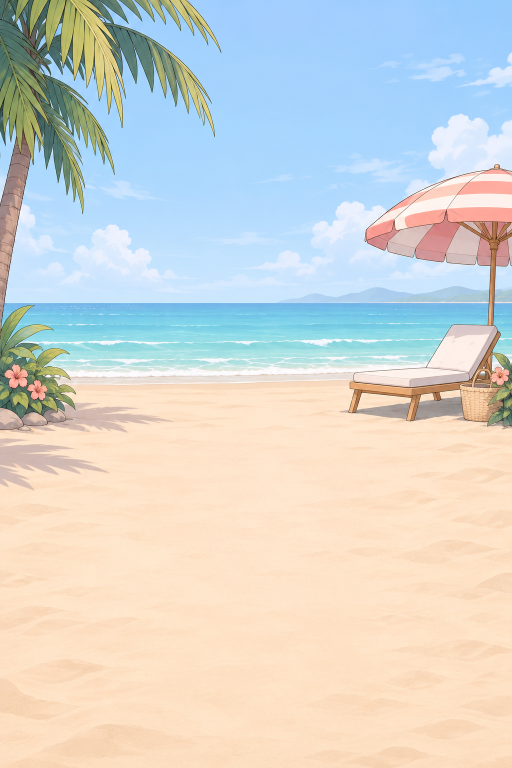
#> input picture art-src/raw/bg/beach.png, 1024 x 1536 px (shown at 1/2 size); its folder holds only this picture in this run
$ python build_bg.py
#> lines starting #> are read from the running program, lines starting #| are printed output that depends on the picture
"""Event backgrounds: art-src/raw/bg/<id>.png -> public/art/bg-<id>.webp (720 px wide).

    art-src/.venv/bin/python art-src/build_bg.py [id ...]
"""
import sys
from pathlib import Path

from PIL import Image

ROOT = Path(__file__).resolve().parent.parent
SRC = ROOT / 'art-src/raw/bg'
OUT = ROOT / 'public/art'
WIDTH = 720

ids = sys.argv[1:] or sorted(p.stem for p in SRC.glob('*.png'))
for name in ids:
    im = Image.open(SRC / f'{name}.png').convert('RGB')
#> im is the input picture: PIL image 1024x1536 RGB; mean R, G, B 211.5, 212.9, 208.3
    h = round(im.height * WIDTH / im.width)
#> h = 1080
    im.resize((WIDTH, h), Image.LANCZOS).save(OUT / f'bg-{name}.webp', 'WEBP', quality=80, method=6)
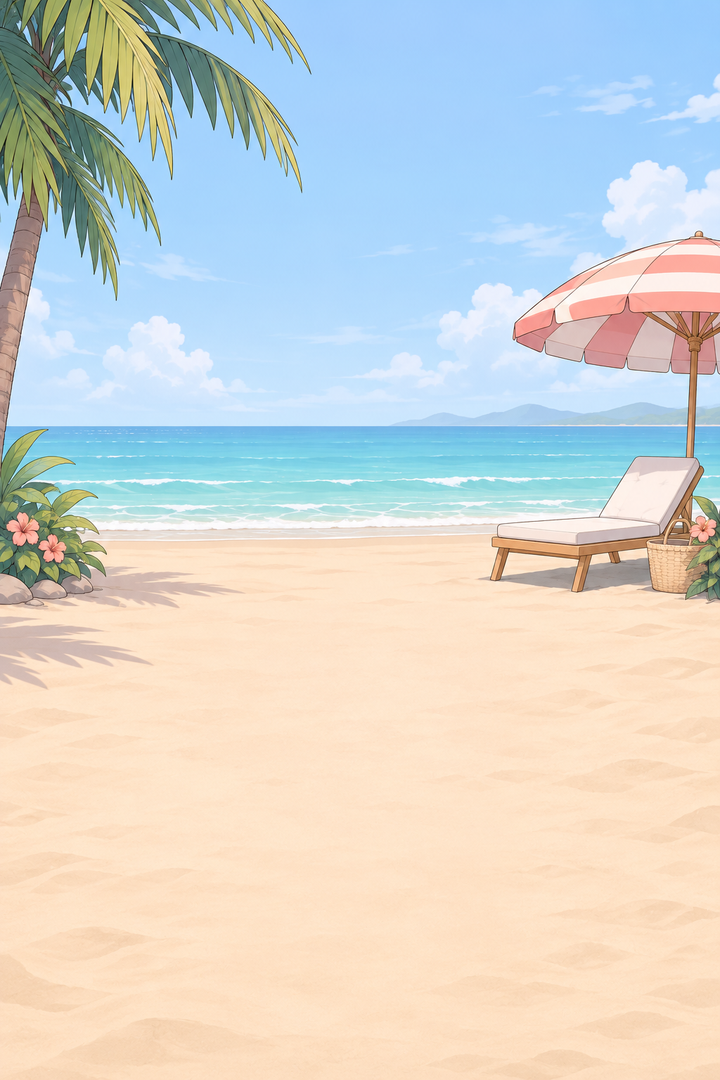
#> saved as bg-beach.webp: PIL image 720x1080 RGB; mean R, G, B 211.4, 212.9, 208.3
#> (the run stopped early here; a loop or call above may not have finished)

$ run again, on art-src/raw/bg/interview.png
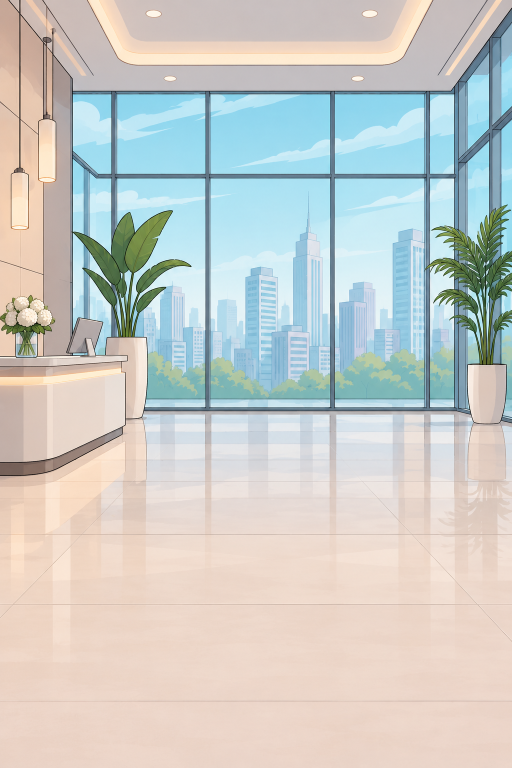
#> input picture art-src/raw/bg/interview.png, 1024 x 1536 px (shown at 1/2 size)
#> im is the input picture: PIL image 1024x1536 RGB; mean R, G, B 201.3, 203.8, 200
#> `im.resize((WIDTH, h), Image.LANCZOS).save(OUT / f'bg-{name}.webp', 'WE..`:
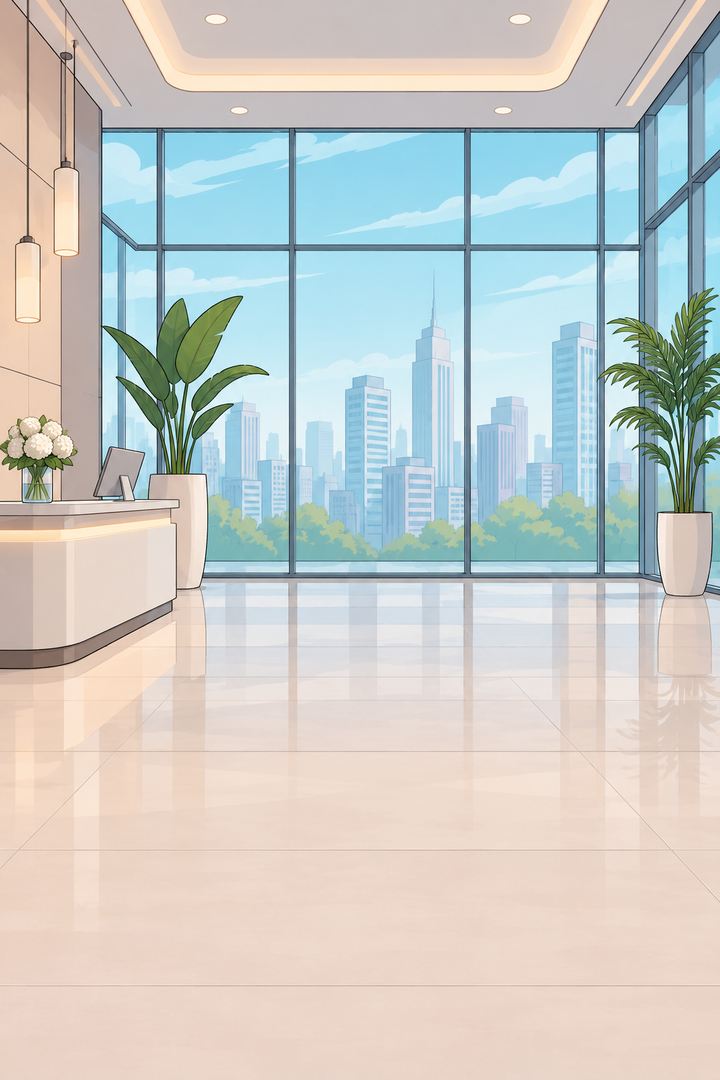
#> saved as bg-interview.webp: PIL image 720x1080 RGB; mean R, G, B 201.3, 203.8, 200

$ run again, on art-src/raw/bg/marathon.png
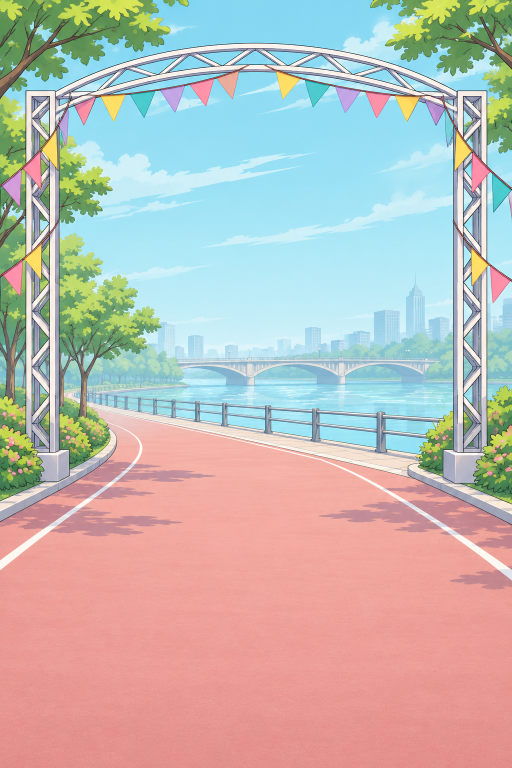
#> input picture art-src/raw/bg/marathon.png, 1024 x 1536 px (shown at 1/2 size)
#> im is the input picture: PIL image 1024x1536 RGB; mean R, G, B 190.8, 185.7, 180.9
#> `im.resize((WIDTH, h), Image.LANCZOS).save(OUT / f'bg-{name}.webp', 'WE..`:
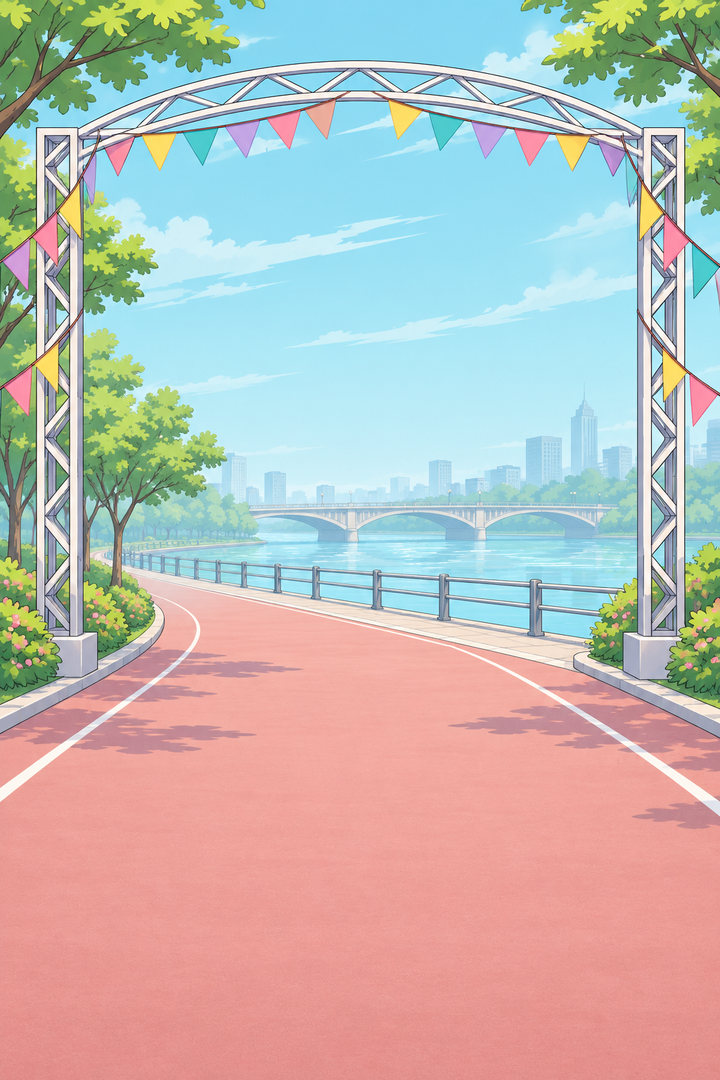
#> saved as bg-marathon.webp: PIL image 720x1080 RGB; mean R, G, B 190.8, 185.7, 180.8

$ run again, on art-src/raw/bg/park.png
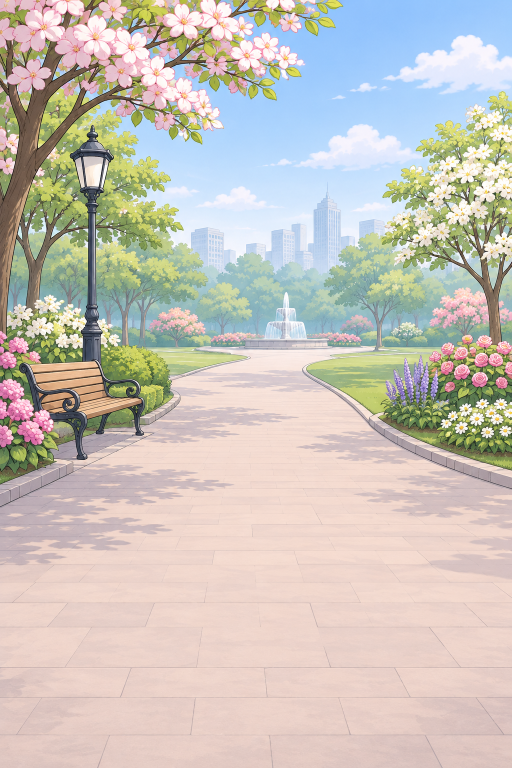
#> input picture art-src/raw/bg/park.png, 1024 x 1536 px (shown at 1/2 size)
#> im is the input picture: PIL image 1024x1536 RGB; mean R, G, B 200.9, 195.1, 186.9
#> `im.resize((WIDTH, h), Image.LANCZOS).save(OUT / f'bg-{name}.webp', 'WE..`:
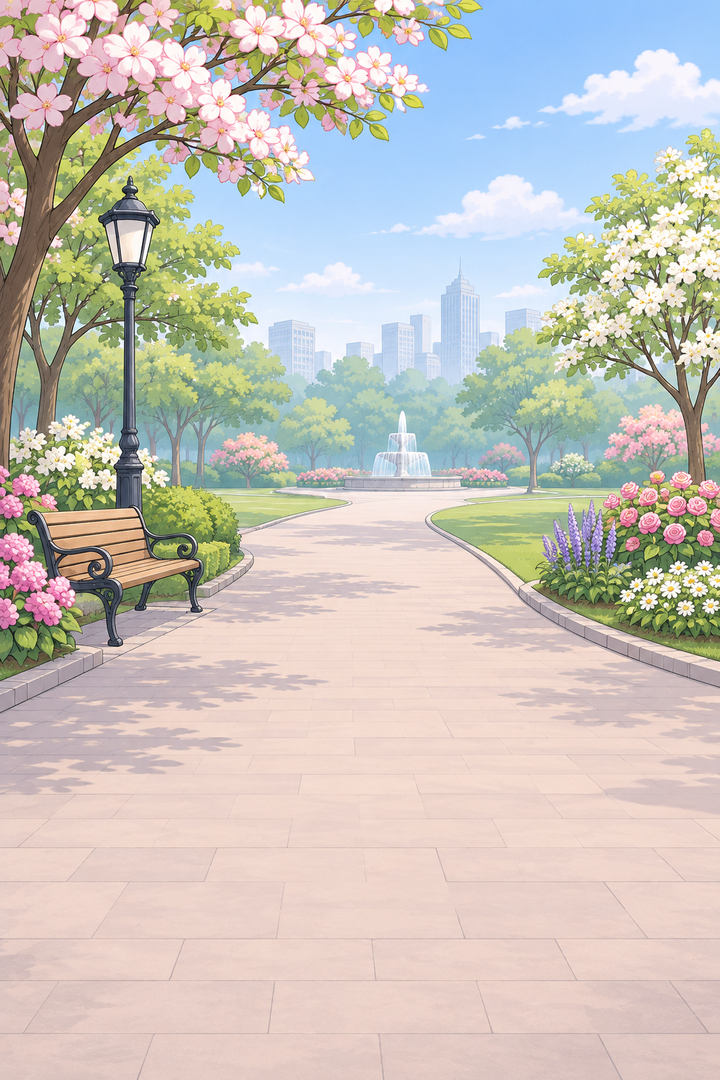
#> saved as bg-park.webp: PIL image 720x1080 RGB; mean R, G, B 200.9, 195.1, 186.9
